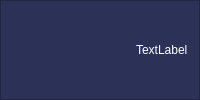
     <widget class="QFrame" name="rodape">
      <property name="styleSheet">
       <string notr="true">QFrame{background-color: #2b3157;

}
QLabel{
color:white;
	font: 900 9pt &quot;Arial Black&quot;;
}</string>
      </property>
      <property name="frameShape">
       <enum>QFrame::StyledPanel</enum>
      </property>
      <property name="frameShadow">
       <enum>QFrame::Raised</enum>
      </property>
      <layout class="QHBoxLayout" name="horizontalLayout_7">
       <item>
        <widget class="QLabel" name="lb_nome_user">
         <property name="text">
          <string/>
         </property>
        </widget>
       </item>
       <item>
        <spacer name="horizontalSpacer_5">
         <property name="orientation">
          <enum>Qt::Horizontal</enum>
         </property>
         <property name="sizeHint" stdset="0">
          <size>
           <width>40</width>
           <height>20</height>
          </size>
         </property>
        </spacer>
       </item>
       <item>
        <widget class="QLabel" name="lb_ip">
         <property name="text">
          <string/>
         </property>
        </widget>
       </item>
       <item>
        <spacer name="horizontalSpacer_6">
         <property name="orientation">
          <enum>Qt::Horizontal</enum>
         </property>
         <property name="sizeHint" stdset="0">
          <size>
           <width>40</width>
           <height>20</height>
          </size>
         </property>
        </spacer>
       </item>
       <item>
        <widget class="QLabel" name="lb_data_emissao">
         <property name="text">
          <string>TextLabel</string>
         </property>
        </widget>
       </item>
      </layout>
     </widget>
